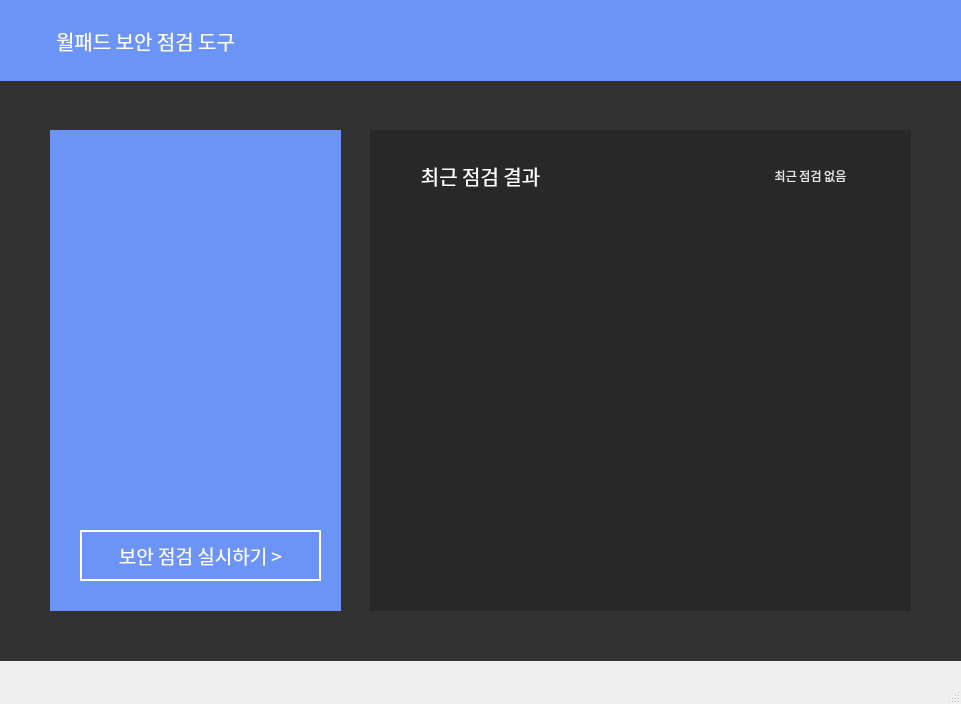
<?xml version="1.0" encoding="UTF-8"?>
<ui version="4.0">
 <class>MainWindow</class>
 <widget class="QMainWindow" name="MainWindow">
  <property name="geometry">
   <rect>
    <x>0</x>
    <y>0</y>
    <width>961</width>
    <height>704</height>
   </rect>
  </property>
  <property name="windowTitle">
   <string>MainWindow</string>
  </property>
  <widget class="QWidget" name="centralwidget">
   <widget class="QLabel" name="label_5">
    <property name="geometry">
     <rect>
      <x>-40</x>
      <y>-40</y>
      <width>1031</width>
      <height>701</height>
     </rect>
    </property>
    <property name="font">
     <font>
      <family>Gmarket Sans TTF</family>
      <pointsize>16</pointsize>
      <weight>50</weight>
      <bold>false</bold>
      <kerning>true</kerning>
     </font>
    </property>
    <property name="autoFillBackground">
     <bool>false</bool>
    </property>
    <property name="styleSheet">
     <string notr="true">background-color: rgb(50, 50, 50);
border-color: rgb(0, 0, 0);</string>
    </property>
    <property name="text">
     <string/>
    </property>
    <property name="scaledContents">
     <bool>false</bool>
    </property>
    <property name="alignment">
     <set>Qt::AlignCenter</set>
    </property>
   </widget>
   <widget class="QLabel" name="label_2">
    <property name="geometry">
     <rect>
      <x>370</x>
      <y>130</y>
      <width>541</width>
      <height>481</height>
     </rect>
    </property>
    <property name="font">
     <font>
      <family>Gmarket Sans TTF</family>
      <pointsize>11</pointsize>
      <weight>50</weight>
      <bold>false</bold>
      <kerning>true</kerning>
     </font>
    </property>
    <property name="autoFillBackground">
     <bool>false</bool>
    </property>
    <property name="styleSheet">
     <string notr="true">background-color: rgb(40, 40, 40);
border-color: rgb(0, 0, 0);
    </string>
    </property>
    <property name="text">
     <string/>
    </property>
    <property name="scaledContents">
     <bool>false</bool>
    </property>
   </widget>
   <widget class="QLabel" name="label_3">
    <property name="geometry">
     <rect>
      <x>50</x>
      <y>130</y>
      <width>291</width>
      <height>481</height>
     </rect>
    </property>
    <property name="font">
     <font>
      <family>Gmarket Sans TTF</family>
      <pointsize>11</pointsize>
      <weight>50</weight>
      <bold>false</bold>
      <kerning>true</kerning>
     </font>
    </property>
    <property name="autoFillBackground">
     <bool>false</bool>
    </property>
    <property name="styleSheet">
     <string notr="true">background-color: rgb(108, 147, 246);
border-color: rgb(0, 0, 0);</string>
    </property>
    <property name="text">
     <string/>
    </property>
    <property name="scaledContents">
     <bool>false</bool>
    </property>
   </widget>
   <widget class="QPushButton" name="pushButton_3">
    <property name="geometry">
     <rect>
      <x>80</x>
      <y>530</y>
      <width>241</width>
      <height>51</height>
     </rect>
    </property>
    <property name="font">
     <font>
      <family>AppleSDGothicNeoM00</family>
      <pointsize>14</pointsize>
      <weight>50</weight>
      <bold>false</bold>
     </font>
    </property>
    <property name="cursor">
     <cursorShape>PointingHandCursor</cursorShape>
    </property>
    <property name="autoFillBackground">
     <bool>false</bool>
    </property>
    <property name="styleSheet">
     <string notr="true">background-color : rgb(108, 147, 246);
color : rgb(255,255,255);
border: 2px solid rgb(255,255,255)</string>
    </property>
    <property name="text">
     <string>보안 점검 실시하기 &gt;</string>
    </property>
    <property name="autoDefault">
     <bool>false</bool>
    </property>
    <property name="default">
     <bool>false</bool>
    </property>
    <property name="flat">
     <bool>false</bool>
    </property>
   </widget>
   <widget class="QLabel" name="label">
    <property name="geometry">
     <rect>
      <x>80</x>
      <y>230</y>
      <width>231</width>
      <height>231</height>
     </rect>
    </property>
    <property name="sizePolicy">
     <sizepolicy hsizetype="Preferred" vsizetype="Preferred">
      <horstretch>0</horstretch>
      <verstretch>0</verstretch>
     </sizepolicy>
    </property>
    <property name="font">
     <font>
      <pointsize>2</pointsize>
     </font>
    </property>
    <property name="text">
     <string/>
    </property>
    <property name="textFormat">
     <enum>Qt::AutoText</enum>
    </property>
    <property name="pixmap">
     <pixmap>shield.png</pixmap>
    </property>
    <property name="scaledContents">
     <bool>true</bool>
    </property>
    <property name="alignment">
     <set>Qt::AlignCenter</set>
    </property>
   </widget>
   <widget class="QLabel" name="label_4">
    <property name="geometry">
     <rect>
      <x>400</x>
      <y>150</y>
      <width>161</width>
      <height>51</height>
     </rect>
    </property>
    <property name="font">
     <font>
      <family>AppleSDGothicNeoM00</family>
      <pointsize>15</pointsize>
     </font>
    </property>
    <property name="styleSheet">
     <string notr="true">color : rgb(255, 255, 255)</string>
    </property>
    <property name="text">
     <string>최근 점검 결과</string>
    </property>
    <property name="alignment">
     <set>Qt::AlignCenter</set>
    </property>
   </widget>
   <widget class="QLabel" name="label_6">
    <property name="geometry">
     <rect>
      <x>730</x>
      <y>150</y>
      <width>161</width>
      <height>51</height>
     </rect>
    </property>
    <property name="font">
     <font>
      <family>AppleSDGothicNeoM00</family>
      <pointsize>9</pointsize>
     </font>
    </property>
    <property name="styleSheet">
     <string notr="true">color : rgb(230, 230, 230)</string>
    </property>
    <property name="text">
     <string>최근 점검 없음</string>
    </property>
    <property name="alignment">
     <set>Qt::AlignCenter</set>
    </property>
   </widget>
   <widget class="QLabel" name="label_7">
    <property name="geometry">
     <rect>
      <x>-20</x>
      <y>0</y>
      <width>1021</width>
      <height>81</height>
     </rect>
    </property>
    <property name="font">
     <font>
      <family>Gmarket Sans TTF</family>
      <pointsize>11</pointsize>
      <weight>50</weight>
      <bold>false</bold>
      <kerning>true</kerning>
     </font>
    </property>
    <property name="autoFillBackground">
     <bool>false</bool>
    </property>
    <property name="styleSheet">
     <string notr="true">background-color: rgb(108, 147, 246);
border-color: rgb(0, 0, 0);</string>
    </property>
    <property name="text">
     <string/>
    </property>
    <property name="scaledContents">
     <bool>false</bool>
    </property>
   </widget>
   <widget class="QLabel" name="label_8">
    <property name="geometry">
     <rect>
      <x>10</x>
      <y>15</y>
      <width>271</width>
      <height>51</height>
     </rect>
    </property>
    <property name="font">
     <font>
      <family>AppleSDGothicNeoM00</family>
      <pointsize>15</pointsize>
     </font>
    </property>
    <property name="styleSheet">
     <string notr="true">color : rgb(255, 255, 255)</string>
    </property>
    <property name="text">
     <string>월패드 보안 점검 도구</string>
    </property>
    <property name="alignment">
     <set>Qt::AlignCenter</set>
    </property>
   </widget>
   <widget class="QLabel" name="label_12">
    <property name="geometry">
     <rect>
      <x>730</x>
      <y>400</y>
      <width>81</width>
      <height>81</height>
     </rect>
    </property>
    <property name="text">
     <string/>
    </property>
   </widget>
  </widget>
  <widget class="QMenuBar" name="menubar">
   <property name="geometry">
    <rect>
     <x>0</x>
     <y>0</y>
     <width>961</width>
     <height>26</height>
    </rect>
   </property>
  </widget>
  <widget class="QStatusBar" name="statusbar"/>
 </widget>
 <resources/>
 <connections/>
</ui>
